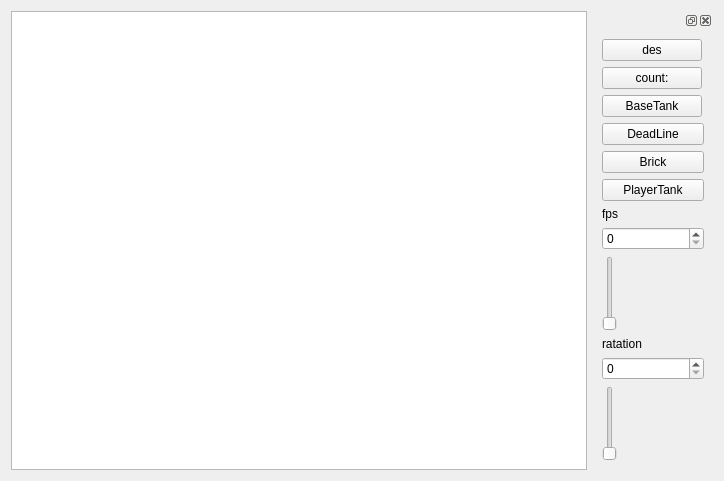
<?xml version="1.0" encoding="UTF-8"?>
<ui version="4.0">
 <class>gameGraphicsView</class>
 <widget class="QWidget" name="gameGraphicsView">
  <property name="geometry">
   <rect>
    <x>0</x>
    <y>0</y>
    <width>724</width>
    <height>481</height>
   </rect>
  </property>
  <property name="maximumSize">
   <size>
    <width>16777215</width>
    <height>524287</height>
   </size>
  </property>
  <property name="windowTitle">
   <string>Form</string>
  </property>
  <layout class="QHBoxLayout" name="horizontalLayout_2">
   <item>
    <layout class="QHBoxLayout" name="horizontalLayout"/>
   </item>
   <item>
    <widget class="QGraphicsView" name="graphicsView">
     <property name="verticalScrollBarPolicy">
      <enum>Qt::ScrollBarAsNeeded</enum>
     </property>
     <property name="horizontalScrollBarPolicy">
      <enum>Qt::ScrollBarAsNeeded</enum>
     </property>
    </widget>
   </item>
   <item>
    <widget class="QDockWidget" name="dockWidget_2">
     <property name="minimumSize">
      <size>
       <width>120</width>
       <height>340</height>
      </size>
     </property>
     <property name="maximumSize">
      <size>
       <width>120</width>
       <height>524287</height>
      </size>
     </property>
     <widget class="QWidget" name="dockWidgetContents_2">
      <layout class="QVBoxLayout" name="verticalLayout_4">
       <item>
        <layout class="QVBoxLayout" name="verticalLayout_3">
         <item>
          <widget class="QPushButton" name="pushButton_2">
           <property name="maximumSize">
            <size>
             <width>100</width>
             <height>16777215</height>
            </size>
           </property>
           <property name="text">
            <string>des</string>
           </property>
          </widget>
         </item>
         <item>
          <widget class="QPushButton" name="countButton">
           <property name="maximumSize">
            <size>
             <width>100</width>
             <height>16777215</height>
            </size>
           </property>
           <property name="text">
            <string>count:</string>
           </property>
          </widget>
         </item>
         <item>
          <widget class="QPushButton" name="pushButton">
           <property name="maximumSize">
            <size>
             <width>100</width>
             <height>16777215</height>
            </size>
           </property>
           <property name="text">
            <string>BaseTank</string>
           </property>
          </widget>
         </item>
         <item>
          <widget class="QPushButton" name="pushButton_3">
           <property name="text">
            <string>DeadLine</string>
           </property>
          </widget>
         </item>
         <item>
          <widget class="QPushButton" name="pushButton_4">
           <property name="text">
            <string>Brick</string>
           </property>
          </widget>
         </item>
         <item>
          <widget class="QPushButton" name="pushButton_5">
           <property name="text">
            <string>PlayerTank</string>
           </property>
          </widget>
         </item>
        </layout>
       </item>
       <item>
        <layout class="QVBoxLayout" name="verticalLayout_2">
         <item>
          <widget class="QLabel" name="label">
           <property name="text">
            <string>fps</string>
           </property>
          </widget>
         </item>
         <item>
          <widget class="QSpinBox" name="spinBox">
           <property name="maximum">
            <number>60</number>
           </property>
          </widget>
         </item>
         <item>
          <widget class="QSlider" name="speed_Slider">
           <property name="minimum">
            <number>1</number>
           </property>
           <property name="maximum">
            <number>60</number>
           </property>
           <property name="orientation">
            <enum>Qt::Vertical</enum>
           </property>
          </widget>
         </item>
        </layout>
       </item>
       <item>
        <layout class="QVBoxLayout" name="verticalLayout">
         <item>
          <widget class="QLabel" name="label_2">
           <property name="text">
            <string>ratation</string>
           </property>
          </widget>
         </item>
         <item>
          <widget class="QSpinBox" name="spinBox_2">
           <property name="maximum">
            <number>360</number>
           </property>
          </widget>
         </item>
         <item>
          <widget class="QSlider" name="rotation_verticalSlider">
           <property name="maximum">
            <number>360</number>
           </property>
           <property name="orientation">
            <enum>Qt::Vertical</enum>
           </property>
          </widget>
         </item>
        </layout>
       </item>
      </layout>
     </widget>
    </widget>
   </item>
  </layout>
 </widget>
 <resources/>
 <connections>
  <connection>
   <sender>pushButton</sender>
   <signal>clicked()</signal>
   <receiver>gameGraphicsView</receiver>
   <slot>addOneTank()</slot>
   <hints>
    <hint type="sourcelabel">
     <x>582</x>
     <y>121</y>
    </hint>
    <hint type="destinationlabel">
     <x>4</x>
     <y>206</y>
    </hint>
   </hints>
  </connection>
  <connection>
   <sender>pushButton_2</sender>
   <signal>clicked()</signal>
   <receiver>gameGraphicsView</receiver>
   <slot>desOneTank()</slot>
   <hints>
    <hint type="sourcelabel">
     <x>582</x>
     <y>63</y>
    </hint>
    <hint type="destinationlabel">
     <x>192</x>
     <y>250</y>
    </hint>
   </hints>
  </connection>
  <connection>
   <sender>speed_Slider</sender>
   <signal>valueChanged(int)</signal>
   <receiver>gameGraphicsView</receiver>
   <slot>setFps(int)</slot>
   <hints>
    <hint type="sourcelabel">
     <x>531</x>
     <y>277</y>
    </hint>
    <hint type="destinationlabel">
     <x>192</x>
     <y>415</y>
    </hint>
   </hints>
  </connection>
  <connection>
   <sender>rotation_verticalSlider</sender>
   <signal>valueChanged(int)</signal>
   <receiver>gameGraphicsView</receiver>
   <slot>itemRotate(int)</slot>
   <hints>
    <hint type="sourcelabel">
     <x>520</x>
     <y>394</y>
    </hint>
    <hint type="destinationlabel">
     <x>212</x>
     <y>340</y>
    </hint>
   </hints>
  </connection>
  <connection>
   <sender>rotation_verticalSlider</sender>
   <signal>valueChanged(int)</signal>
   <receiver>spinBox_2</receiver>
   <slot>setValue(int)</slot>
   <hints>
    <hint type="sourcelabel">
     <x>519</x>
     <y>383</y>
    </hint>
    <hint type="destinationlabel">
     <x>538</x>
     <y>338</y>
    </hint>
   </hints>
  </connection>
  <connection>
   <sender>spinBox_2</sender>
   <signal>valueChanged(int)</signal>
   <receiver>rotation_verticalSlider</receiver>
   <slot>setValue(int)</slot>
   <hints>
    <hint type="sourcelabel">
     <x>554</x>
     <y>329</y>
    </hint>
    <hint type="destinationlabel">
     <x>524</x>
     <y>408</y>
    </hint>
   </hints>
  </connection>
  <connection>
   <sender>speed_Slider</sender>
   <signal>valueChanged(int)</signal>
   <receiver>spinBox</receiver>
   <slot>setValue(int)</slot>
   <hints>
    <hint type="sourcelabel">
     <x>525</x>
     <y>185</y>
    </hint>
    <hint type="destinationlabel">
     <x>523</x>
     <y>165</y>
    </hint>
   </hints>
  </connection>
  <connection>
   <sender>spinBox</sender>
   <signal>valueChanged(int)</signal>
   <receiver>speed_Slider</receiver>
   <slot>setValue(int)</slot>
   <hints>
    <hint type="sourcelabel">
     <x>554</x>
     <y>155</y>
    </hint>
    <hint type="destinationlabel">
     <x>531</x>
     <y>218</y>
    </hint>
   </hints>
  </connection>
 </connections>
 <slots>
  <slot>setFps(int)</slot>
  <slot>addOneTank()</slot>
  <slot>desOneTank()</slot>
  <slot>itemRotate(int)</slot>
 </slots>
</ui>
